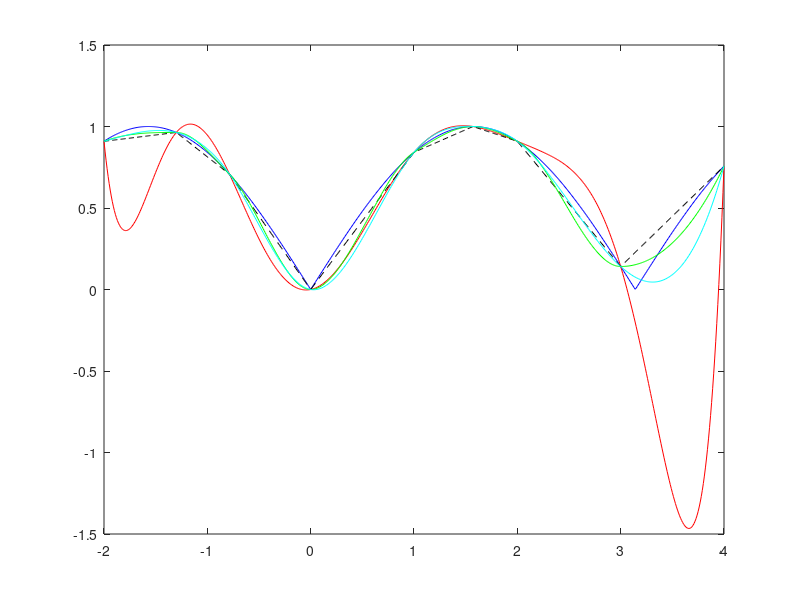

MATLAB code for this plot:
close all
clear all
clc

f=@(x) abs(sin(x));

a=-2; b=4;
h=0.01;
x=[a:h:b];
x_int=[-2,-1.3,-pi/4,0,1,pi/2,2,3,4];
y_int=f(x_int);

p=polyfit(x_int,f(x_int),length(x_int)-1);
y_fit=polyval(p,x);

y_fit_lin=interp1(x_int,y_int,x,'linear');
y_fit_cub=interp1(x_int,y_int,x,'cubic');
y_fit_spline=interp1(x_int,y_int,x,'spline');

plot(x,f(x),'b',x,y_fit,'r',x,y_fit_lin,'k--',x,y_fit_cub,'g',x,y_fit_spline,'c')

